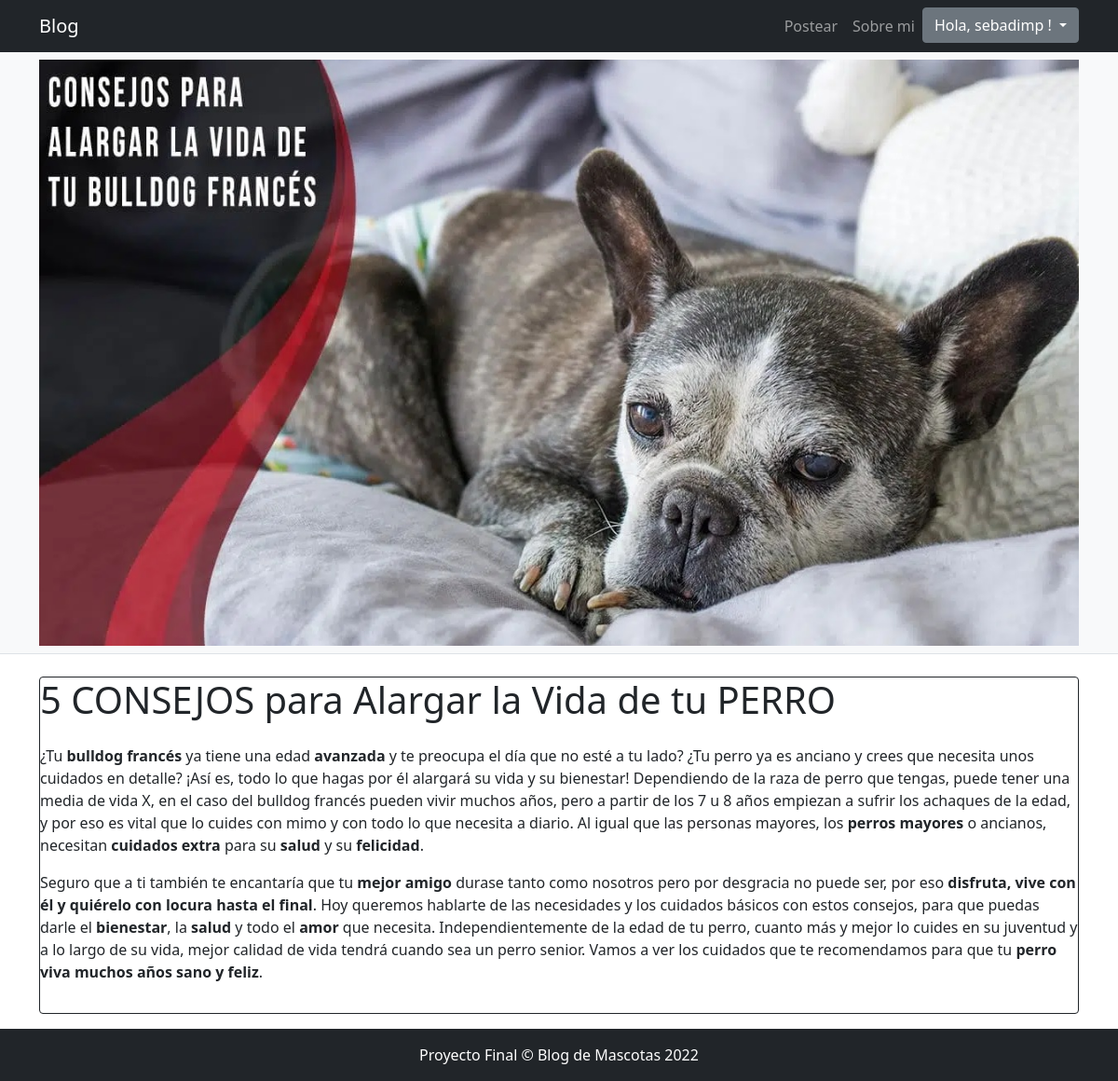
The app's page /post_detail/1 (signed in) with its own data.
### AppBlog/models.py (models this page shows, shortened)
class Post(models.Model):
    idautor= models.ForeignKey(User, on_delete=models.CASCADE, null=False)
    autor=models.CharField('Autor',max_length=50,null=False,blank=False)
    titulo=models.CharField('Título',max_length=100,null= False, blank=False,unique=True)
    categoria=models.CharField('Categoría',max_length=30,null= False, blank=False, choices=CATEGORIA_OPCIONES,default='vacio')
    descripcion=models.CharField('Descripción',max_length=150,null= False, blank=False)
    contenido=RichTextField(null= False, blank=False)
    imagen = models.ImageField(upload_to='images/', null= True, blank=True, )
    fecha_creacion=models.DateField('Fecha de Creacion', auto_now = True)

### AppBlog/views.py (the view)
# urls.py: path('post_detail/<pk>',views.PostDetail.as_view(),name='post detail'),
class PostDetail(LoginRequiredMixin,DetailView):
    model = Post
    template_name = 'AppBlog/post_detail.html'

### AppBlog/Templates/AppBlog/post_detail.html (shortened to what this page needs)
{% extends 'indexdetail.html' %}
{% load static %}
{% block imagen %}
{% if post.imagen %}
<div class="text-center">
        <img src={{post.imagen.url}} class="img-fluid" width='10000'>
</div>
{% endif %}
{% endblock imagen %}
{% block detail  %}
<div class="card border-dark mb-16">
        <h1>{{post.titulo}}</h1>
        <p>{{post.contenido|safe}}</p>
</div>
{% endblock  %}

### AppBlog/Templates/indexdetail.html (shortened to what this page needs)
<!DOCTYPE html>
<html lang="en">
    <head>
        {% load static %}
        <link href={% static "AppBlog/css/styles.css" %} rel="stylesheet" />
    </head>
    <body>
        <nav class="navbar navbar-expand-lg navbar-dark bg-dark">
            <div class="container">
                <a class="navbar-brand" href={% url 'post list' %}>Blog</a>
                <div class="collapse navbar-collapse" id="navbarSupportedContent">
                    <ul class="navbar-nav ms-auto mb-2 mb-lg-0">
                        {%if not request.user.is_superuser%}
                        <li class="nav-item"><a class="nav-link" href={% url 'post create' %}>Postear</a></li>
                        {% endif %}
                        <li class="nav-item"><a class="nav-link" href={% url 'sobremi' %}>Sobre mi</a></li>
                        <li class="nav-item"><div class="dropdown">
                            <button class="btn btn-secondary dropdown-toggle" type="button" id="dropdownMenuButton1" data-bs-toggle="dropdown" aria-expanded="false">
                              Hola, {{user}} !
                            </button>
                          </div></li>
                    </ul>
                </div>
            </div>
        </nav>
        <header class="py-2 bg-light border-bottom mb-4">
            <div class="container">
                    {% block imagen %}
                    {% endblock imagen %}
            </div>
        </header>
        <div class="container">
            <div class="row">
                <div class="col-lg-32">
                    <div class="row">
                        <div class="col-xxl-64">
                            {% block detail  %}
                            {% endblock detail  %}
                        </div>
                    </div>
                </div>
            </div>
        </div>
        <footer class="py-3 bg-dark">
            <div class="container"><p class="m-0 text-center text-white">Proyecto Final &copy; Blog de Mascotas 2022 </p></div>
        </footer>
    </body>
</html>

### records on screen
Post: imagen (picture), titulo "5 CONSEJOS para Alargar la Vida de tu PERRO", contenido "¿Tu bulldog francés ya tiene una edad avanzada y te preocupa el día que no esté a tu lado? ¿Tu perro ya es anciano y crees que necesita unos cuidados en detalle? ¡Así es, todo lo que hagas por él alargará su vida y su bienestar! Dependiendo de la raza de perro que tengas, puede tener una media de vida X, en el caso del bulldog francés pueden vivir muchos años, pero a partir de los 7 u 8 años empiezan a sufrir los achaques de la edad, y por eso es vital que lo cuides con mimo y con todo lo que necesita a diario. Al igual que las personas mayores, los perros mayores o ancianos, necesitan cuidados extra para su salud y su felicidad . Seguro que a ti también te encantaría que tu mejor amigo…"

### other values on screen
{{ user }} "sebadimp"
